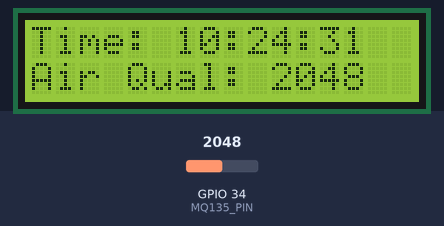
The sketch below on a simulated ESP32. On the bench: 16×2 character LCD. The inputs (shaded band) are chosen by the test bench; at power-on: GPIO 34 (MQ135_PIN) = 2048 (analog values on the 0–4095 scale). The local clock reads 2024-03-15 10:24:30 at power-on unless the sketch sets it; storage starts empty; what the sketch prints to the serial monitor is not drawn.

Above: at 1.3 s.
1.4 s: GPIO 34 (MQ135_PIN) set to 2866
At 2.8 s:
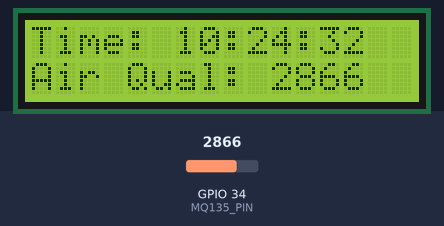
4.4 s: GPIO 34 (MQ135_PIN) set to 3603
At 5.6 s:
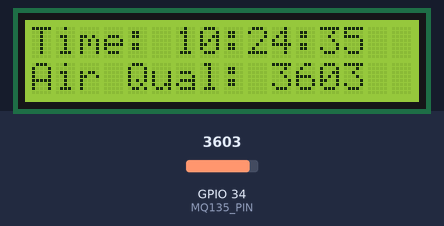
7.4 s: GPIO 34 (MQ135_PIN) set to 4095
At 8.8 s:
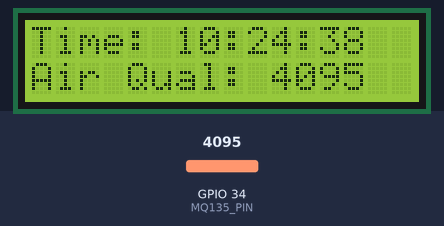
Timing chart, 0 to 10.4 s (numbered marks = the images above; inputs shaded):
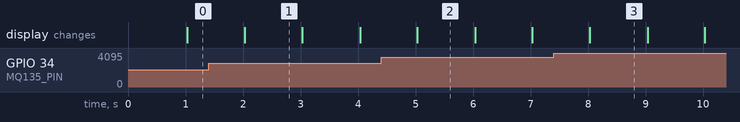

The sketch:

air_quality_lcd.ino
```cpp
#include <SPI.h>
#include <SD.h>
#include <Wire.h>
#include "RTClib.h"
#include <LiquidCrystal_I2C.h>

// Pins
#define SD_CS_PIN 5
#define MQ135_PIN 34

long prevMillis = 0;
bool displayed = false;

// Objects
RTC_DS3231 rtc;
File dataFile;

LiquidCrystal_I2C lcd(0x27, 16, 2);

void setup() {
  Serial.begin(115200);
  while (!Serial) { delay(100); }

  Serial.println("\n--- System Init ---");

  // 1. Initialize I2C Bus (SDA = GPIO21, SCL = GPIO22)
  Wire.begin(21, 22);

  // Initialize LCD Screen
  lcd.init();
  lcd.backlight();
  lcd.setCursor(0, 0);
  lcd.print("Loading...      ");

  // RTC Init
  if (!rtc.begin()) {
    lcd.setCursor(0, 1);
    lcd.print("RTC Error!     ");
    while (1);
  }

  if (rtc.lostPower()) {
    rtc.adjust(DateTime(F(__DATE__), F(__TIME__)));
  }

  // SD Card Init
  if (!SD.begin(SD_CS_PIN)) {
    lcd.setCursor(0, 1);
    lcd.print("SD Card Error! ");
    while (1);
  }

  // Create CSV
  if (!SD.exists("/air_quality.csv")) {
    dataFile = SD.open("/air_quality.csv", FILE_WRITE);
    if (dataFile) {
      dataFile.println("Timestamp,Raw_Gas_Value");
      dataFile.close();
    }
  }

  analogReadResolution(12);
  analogSetPinAttenuation(MQ135_PIN, ADC_11db);

  lcd.clear();
  Serial.println("System initialized.\n");
}

void loop() {
  int rawGasValue = analogRead(MQ135_PIN);
  DateTime now = rtc.now();

  if (now.second() == 0 && !displayed) {
    // Format Time
    char timeBuffer[20];
    sprintf(timeBuffer, "Time: %02d:%02d:%02d", now.hour(), now.minute(), now.second());
    lcd.setCursor(0, 0);
    lcd.print(timeBuffer);

    lcd.setCursor(0, 1);
    lcd.print("Writing to SD...");

    char timestamp[25];
    sprintf(timestamp, "%04d-%02d-%02d %02d:%02d:%02d",
            now.year(), now.month(), now.day(),
            now.hour(), now.minute(), now.second());

    dataFile = SD.open("/air_quality.csv", FILE_APPEND);
    if (dataFile) {
      dataFile.print(timestamp);
      dataFile.print(",");
      dataFile.println(rawGasValue);
      dataFile.close();

      Serial.print("Logged: ");
      Serial.print(timestamp);
      Serial.print(" | Value: ");
      Serial.println(rawGasValue);
    } else {
      Serial.println("Error writing to SD Card!");
    }

    prevMillis = millis();
    displayed = true;
  } else {
    if (now.second() == 1) {
      displayed = false;
    }
    if (millis() >= prevMillis + 1000) {
      prevMillis = millis();
      // Format Time
      char timeBuffer[20];
      sprintf(timeBuffer, "Time: %02d:%02d:%02d", now.hour(), now.minute(), now.second());
      lcd.setCursor(0, 0);
      lcd.print(timeBuffer);

      // Format Gas Value
      lcd.setCursor(0, 1);
      lcd.print("Air Qual:       ");
      lcd.setCursor(10, 1);
      lcd.print(rawGasValue);

      delay(10);
    }
  }
}
```

Measured:
- what the display in image 1 shows lasts 1.0 s, from 2.0 s to 3.0 s
